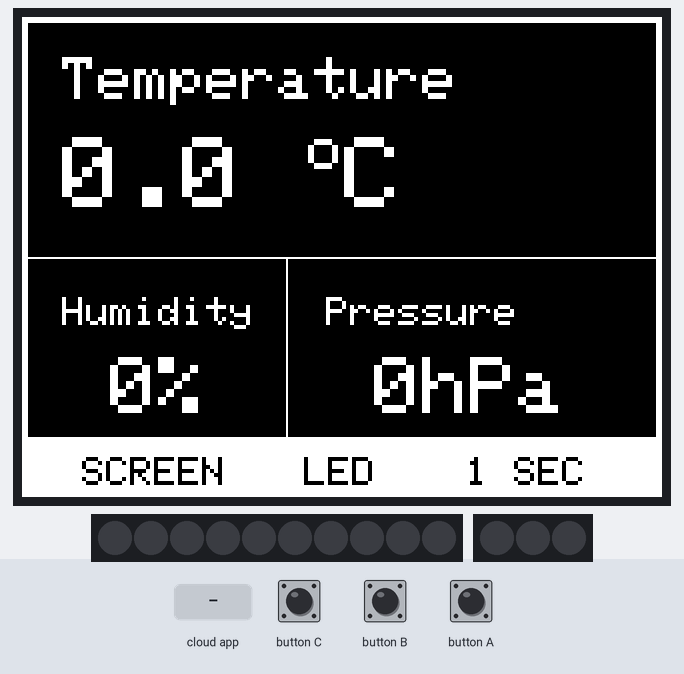
Simulated run of this sketch. Board: ESP32. Shown: 320×240 colour display, 10 RGB LEDs in strip order, left to right, 3 RGB LEDs in strip order, left to right. The test bench sets the inputs (shaded band). WiFi joins after 1.5 s; servers stay silent unless stated; not simulated (calls return 0 or success): M5_ENV.h.

Above: at 2.8 s.
2.9 s: button B pressed for 0.15 s
At 3.9 s:
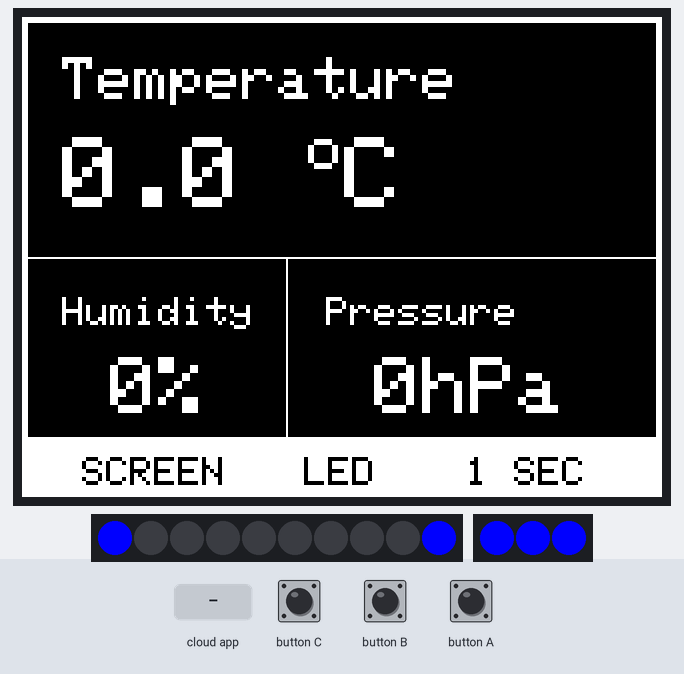
6.0 s: button C pressed for 0.15 s
At 7.2 s:
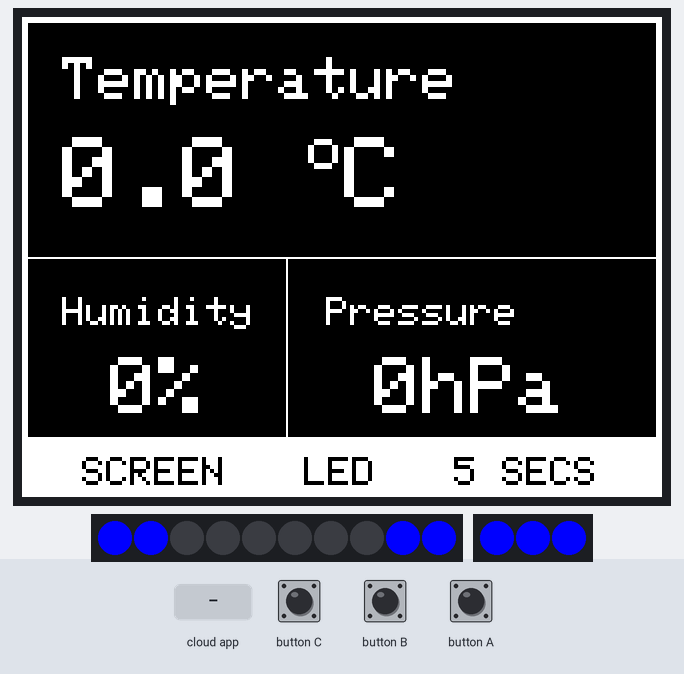
7.8 s: the phone or cloud app sets enableLED to 0
At 9.1 s:
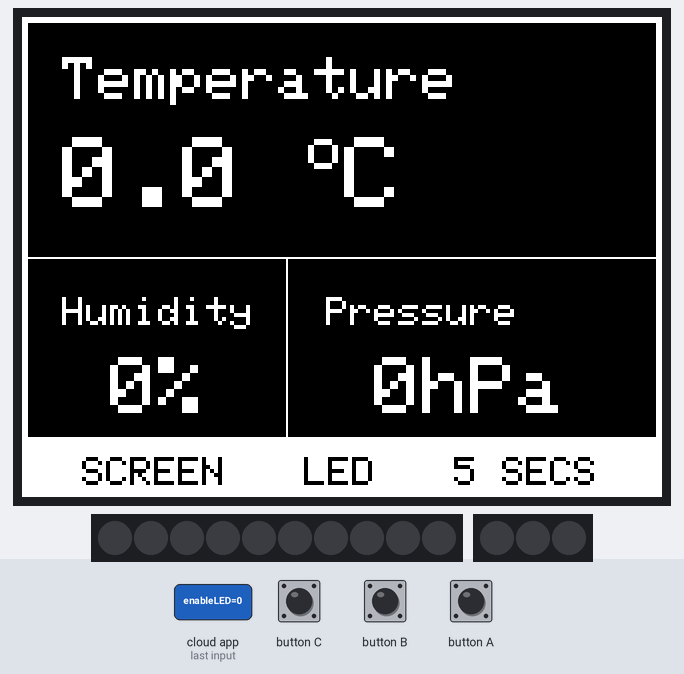
9.4 s: button C pressed for 1 s
At 10.7 s:
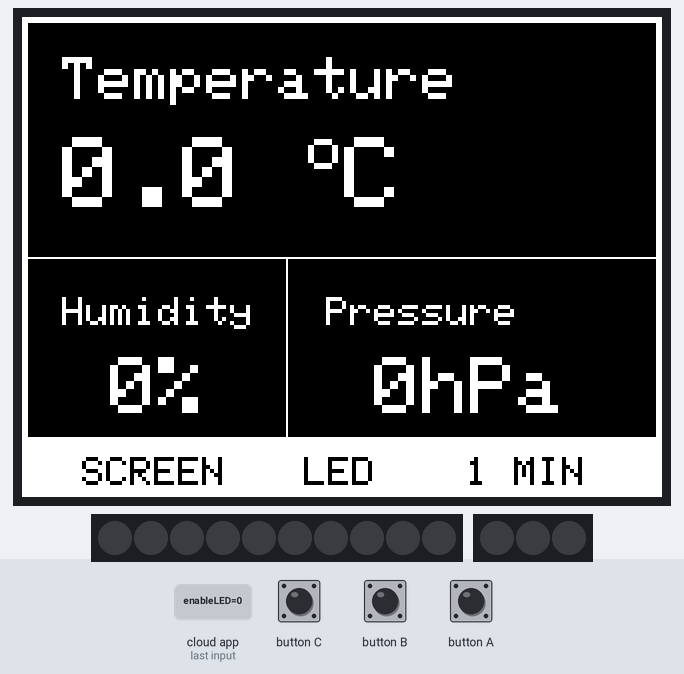
11.9 s: the phone or cloud app sets enableLED to 1
At 12.9 s:
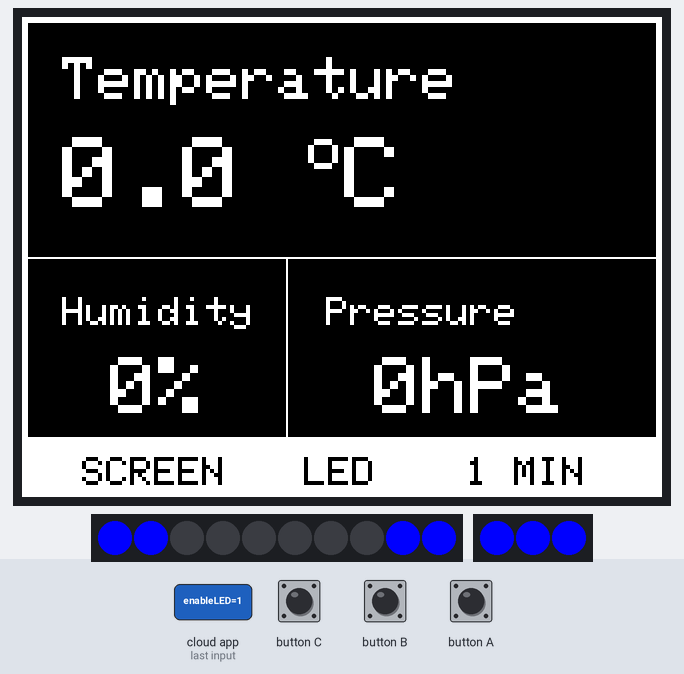
13.5 s: button B pressed for 1 s
At 14.7 s:
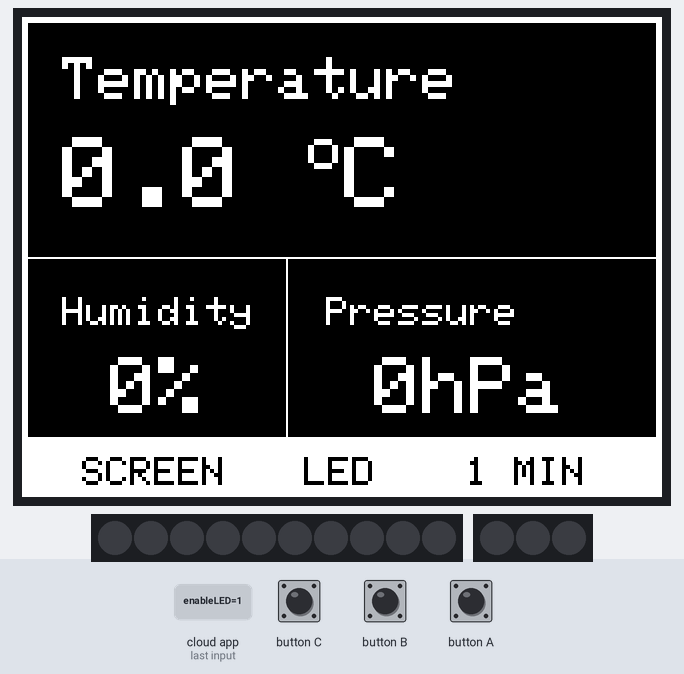
Timing chart, 0 to 16.5 s (numbered marks = the images above; inputs shaded):
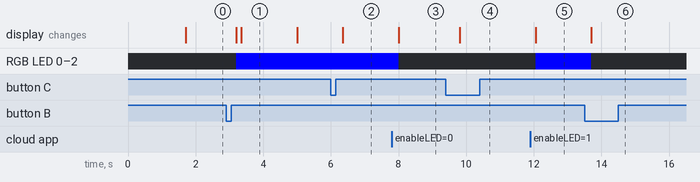

Measured:
- after the input at 2.9 s, RGB LED 0–2: off → RGB(0, 0, 255) after 0.30 s
- after the input at 6.0 s, the display: changes after 0.35 s (image 2)
- after the input at 7.8 s, RGB LED 0–2: RGB(0, 0, 255) → off after 0.20 s
- after the input at 9.4 s, the display: changes after 0.40 s (image 4)
- after the input at 11.9 s, RGB LED 0–2: off → RGB(0, 0, 255) after 0.15 s
- after the input at 13.5 s, RGB LED 0–2: RGB(0, 0, 255) → off after 0.20 s
- what the display in image 1 shows lasts 1.7 s, from 3.3 s to 5.0 s

The sketch:

WetterStation_jan31a.ino
```cpp
#include "arduino_secrets.h"

// include m5stack library
#include <M5Stack.h>
// include m5stack env library
#include "M5_ENV.h"
// include adafruit neopixel library for led control
#include <Adafruit_NeoPixel.h>
// include math library for math functions
#include <math.h>
// include string library for string functions
#include <string.h>

/**
   External helping sources:
   https://github.com/m5stack/M5Stack/blob/master/examples/Fire/RGB_BAR_TEST/RGB_BAR_TEST.ino
   https://github.com/m5stack/M5Stack/blob/master/examples/Unit/RGB_SK6812/RGB_SK6812.ino
   https://github.com/m5stack/M5Unit-ENV/blob/master/examples/Unit_ENVIII_M5Core/Unit_ENVIII_M5Core.ino
*/

#define M5STACK_FIRE_NEO_NUM_LEDS 10
#define M5STACK_FIRE_NEO_DATA_PIN 15

#define PIN       26  //定义NeoPixel的控制引脚
#define NUMPIXELS 3   //定义NeoPixel控制灯灯数量

// initialize side lights
Adafruit_NeoPixel unit_core = Adafruit_NeoPixel(M5STACK_FIRE_NEO_NUM_LEDS, M5STACK_FIRE_NEO_DATA_PIN, NEO_GRB + NEO_KHZ800);

// initialize RGB unit
Adafruit_NeoPixel unit_rgb = Adafruit_NeoPixel(NUMPIXELS, PIN, NEO_GRB + NEO_KHZ800);

// unit: ENV - declarations
SHT3X sht30;
QMP6988 qmp6988;

/*
  Sketch generated by the Arduino IoT Cloud Thing "Untitled"
  https://create.arduino.cc/cloud/things/f444c48c-f939-40e1-bd0e-417bef1cf49d

  Arduino IoT Cloud Variables description

  The following variables are automatically generated and updated when changes are made to the Thing

  float hpa;
  float hum;
  float tmp;
  int hpa_scale;
  bool enableLED;

  Variables which are marked as READ/WRITE in the Cloud Thing will also have functions
  which are called when their values are changed from the Dashboard.
  These functions are generated with the Thing and added at the end of this sketch.
*/

#include "thingProperties.h"

/**
   Global variable declaration
*/

// screen dimensions
int screen_size_x = 320;
int screen_size_y = 240;

// size of a "block"
// used for ui creation
float unit_y = screen_size_y / 2;
float unit_x = ((screen_size_x / 2) / 3) * 2.5;

// pin mapping
// allows to modify left and right LEDs on the same hight at the same time
int light_core_pins[5][2] = {
  {0, 9},
  {1, 8},
  {2, 7},
  {3, 6},
  {4, 5}
};

// create initial light states
uint32_t lights[5] = {
  unit_core.Color(0, 0, 0),
  unit_core.Color(0, 0, 0),
  unit_core.Color(0, 0, 0),
  unit_core.Color(0, 0, 0),
  unit_core.Color(0, 0, 0)
};

// track display state
bool displayEnabled = true;

// current loop iteration
// used to determine when to update the lights
int loopi = 0;

/**
   Mode Handling
   variables and functions related to mode switching
*/

// mode presets
int mode[6] = {1, 5, 60, 120, 240, 3600};
int currentMode = 0;

// count current mode one up
// reset to 0 if bigger than array
void switchMode() {
  currentMode++;
  if (currentMode >= 6) {
    currentMode = 0;
  }
}

// get currently active mode value
int getMode() {
  return mode[currentMode];
}

// allows to print text centered
void displayCenteredText(int x, int y, char* text) {
  // Get the width of the text
  int textWidth = M5.Lcd.textWidth(text);

  // Calculate the x position to center the text
  int xPos = x - (textWidth / 2);

  // Display the text centered at the target x and y position
  M5.Lcd.setCursor(xPos, y);
  M5.Lcd.println(text);
}

// converts seconds to a readable time string
char *readable_time(int seconds) {
  int minutes = seconds / 60;
  int hours = minutes / 60;
  int days = hours / 24;

  minutes = minutes % 60;
  hours = hours % 24;
  seconds = seconds % 60;

  // create a string
  char *time_string = (char *)malloc(100 * sizeof(char));
  memset(time_string, 0, 100);

  // formated output
  if (days > 0) {
    sprintf(time_string, "%d DAY%s", days, (days > 1) ? "S" : "");
  } else if (hours > 0) {
    sprintf(time_string, "%d HOUR%s", hours, (hours > 1) ? "S" : "");
  } else if (minutes > 0) {
    sprintf(time_string, "%d MIN%s", minutes, (minutes > 1) ? "S" : "");
  } else {
    sprintf(time_string, "%d SEC%s", seconds, (seconds > 1) ? "S" : "");
  }

  return time_string;
}

// draws the basic interface
void drawUI() {
  /**

     Create UI
     ------------------
     |      temp      |
     |     celsius    |
     ------------------
     | hum | pressure |
     |  %  |    hPa   |
     ------------------
     |      menu      |
     ------------------

  */
  // draw a border around the screen
  int thickness = 3;
  for (int i = 0; i < thickness; i++) {
    M5.Lcd.drawRect(i, i, screen_size_x - (i * 2), screen_size_y - (i * 2), TFT_WHITE);
  }
  // draw middle horizontal divider
  M5.Lcd.drawLine(0, unit_y, M5.Lcd.width(), unit_y, TFT_WHITE);
  // draw lower center vertical divider
  M5.Lcd.drawLine(unit_x, unit_y, unit_x, M5.Lcd.height(), TFT_WHITE);

  // menu background
  M5.Lcd.fillRect(0, screen_size_y - 30, screen_size_x, 30, WHITE);

  // menu text style
  M5.Lcd.setTextSize(2);
  M5.Lcd.setTextColor(BLACK, WHITE);

  // write menu texts
  displayCenteredText((screen_size_x / 6) * 1 + 13, screen_size_y - 20, "SCREEN");
  displayCenteredText((screen_size_x / 6) * 3, screen_size_y - 20, "  LED  ");
  displayCenteredText((screen_size_x / 6) * 5 - 13, screen_size_y - 20, readable_time(getMode()));
}

// store new sensor data
void updateData() {
  // update pressure value
  hpa = round(qmp6988.calcPressure() / 100);
  hpa_scale = hpaScale(hpa);

  // Obtain the data of shT30
  if (sht30.get() == 0) {
    tmp = round(sht30.cTemp * 10) / 10;
    hum = sht30.humidity;
  } else {
    // defaults while not receiving data
    tmp = 0, hum = 0;
  }
}

// called on device startup
void setup() {
  // Initialize serial and wait for port to open:
  Serial.begin(9600);
  // This delay gives the chance to wait for a Serial Monitor without blocking if none is found
  delay(1500);

  // Defined in thingProperties.h
  initProperties();

  // Connect to Arduino IoT Cloud
  ArduinoCloud.begin(ArduinoIoTPreferredConnection);

  /*
     The following function allows you to obtain more information
     related to the state of network and IoT Cloud connection and errors
     the higher number the more granular information you’ll get.
     The default is 0 (only errors).
     Maximum is 4
  */
  setDebugMessageLevel(2);
  ArduinoCloud.printDebugInfo();

  // initialize M5
  M5.begin();
  // initialize Power
  M5.Power.begin();

  // initialize lights
  unit_core.begin();
  unit_rgb.begin();

  // initialize wireing
  Wire.begin();
  // initialize env
  qmp6988.init();
}

// send the updates to the hardware
void updateLights() {
  if (!enableLED) {
    // Clear LED
    unit_rgb.clear();
    unit_core.clear();
  }

  // Update LED
  unit_rgb.show();
  unit_core.show();
}

// convert pressure to a scale from 1-10
int hpaScale(float hpa_value) {
  // Define the range of HPA values that will correspond to the 1-10 scale
  float min_hpa = 950.0;
  float max_hpa = 1030.0;

  // Normalize the HPA value to fall within the defined range
  float normalized_hpa = fmax(fmin(hpa_value, max_hpa), min_hpa);

  // Scale the normalized HPA value to the 1-10 range
  int scale_value = round((normalized_hpa - min_hpa) * 10.0 / (max_hpa - min_hpa) + 1.0);

  return scale_value;
}

// main application loop
void loop() {
  ArduinoCloud.update();

  drawUI();
  updateData();

  // set display text
  int temp_x = 20;
  int temp_y = 20;

  // text style
  M5.Lcd.setTextColor(WHITE, BLACK);
  M5.Lcd.setTextSize(3);

  // Ouput temp upper half
  M5.lcd.setCursor(temp_x, 20);
  M5.Lcd.printf("Temperature");
  M5.Lcd.setTextSize(5);
  M5.lcd.setCursor(temp_x, (unit_y / 2));
  M5.Lcd.printf("%2.1f", tmp);

  /**
     Celcius icon
     Workaround due to not existing in default ascii set
  */
  // get tmp size + some extra space
  int degOffset = 123;
  M5.lcd.setCursor(temp_x + degOffset, (unit_y / 2) - 5);
  M5.Lcd.setTextSize(3);
  M5.Lcd.printf("o");
  M5.lcd.setCursor(temp_x + degOffset + 18, (unit_y / 2));
  M5.Lcd.setTextSize(5);
  M5.Lcd.printf("C");

  // Ouput humidity lower left
  M5.Lcd.setTextSize(2);
  M5.Lcd.setCursor(temp_x, unit_y + temp_y);
  M5.Lcd.printf("Humidity");
  M5.Lcd.setTextSize(4);
  M5.lcd.setCursor(temp_x, unit_y + temp_y + 30);
  M5.Lcd.printf("%2.0f%%", hum);

  // Ouput pressure lower right
  M5.Lcd.setTextSize(2);
  M5.Lcd.setCursor(unit_x + temp_x, unit_y + temp_y);
  M5.Lcd.printf("Pressure");
  M5.Lcd.setTextSize(4);
  M5.lcd.setCursor(unit_x + temp_x, unit_y + temp_y + 30);
  M5.Lcd.printf("%2.0fhPa", hpa);

  // generate new color values based on temperature
  int r = 0;
  int g = 0;
  int b = 0;
  if (tmp >= 26) {
    r = 255;
    g = 0;
    b = 0;
  } else if (tmp >= 18) {
    r = 0;
    g = 255;
    b = 0;
  } else {
    r = 0;
    g = 0;
    b = 255;
  }

  /**
    update color settings for LEDs
    */

  // RGB-Unit: first LED
  unit_rgb.setPixelColor(0, unit_rgb.Color(r, g, b));
  // RGB-Unit: secound LED
  unit_rgb.setPixelColor(1, unit_rgb.Color(r, g, b));
  // RGB-Unit: third LED
  unit_rgb.setPixelColor(2, unit_rgb.Color(r, g, b));
  // Side Lights: Top -> Down
  for (int i = 0; i < 5; i++) {
    unit_core.setPixelColor(light_core_pins[i][0], lights[i]);
    unit_core.setPixelColor(light_core_pins[i][1], lights[i]);
  }

  // Update lights based on mode
  if (loopi >= getMode() * 10) {
    // update color array / move all items one up - insert at 0
    for (int i = 5 - 1; i > 0; i--) {
      lights[i] = lights[i - 1];
    }
    lights[0] = unit_core.Color(r, g, b);

    // reset iteration counter
    loopi = 0;
  } else {
    // increment iteration counter
    loopi++;
  }

  // Button A: Toggle display
  if (M5.BtnA.wasPressed()) {
    displayEnabled = !displayEnabled;
    if (displayEnabled) {
      M5.Lcd.setBrightness(0);
    } else {
      M5.Lcd.setBrightness(255);
    }
  }
  // Button B: Toggle LED
  if (M5.BtnB.wasPressed()) {
    enableLED = !enableLED;
    // no update needed since 'onEnableLEDChange' will be called
  }
  // Button C: Switch mode
  if (M5.BtnC.wasPressed()) {
    switchMode();
  }
  // update m5 data
  M5.update();
  // update lights
  updateLights();
  // delay loop
  delay(100);
}


/*
  Since EnableLED is READ_WRITE variable, onEnableLEDChange() is
  executed every time a new value is received from IoT Cloud.
*/
void onEnableLEDChange()  {
  updateLights();
}
```

arduino_secrets.h
```cpp
#define SECRET_SSID ""
#define SECRET_OPTIONAL_PASS ""
#define SECRET_DEVICE_KEY ""
```

thingProperties.h
```cpp
// Code generated by Arduino IoT Cloud, DO NOT EDIT.

#include <ArduinoIoTCloud.h>
#include <Arduino_ConnectionHandler.h>

const char DEVICE_LOGIN_NAME[]  = "18be25e7-da21-463b-b1ae-c8f04d3eecda";

const char SSID[]               = SECRET_SSID;    // Network SSID (name)
const char PASS[]               = SECRET_OPTIONAL_PASS;    // Network password (use for WPA, or use as key for WEP)
const char DEVICE_KEY[]  = SECRET_DEVICE_KEY;    // Secret device password

void onEnableLEDChange();

float hpa;
float hum;
float tmp;
int hpa_scale;
bool enableLED;

void initProperties(){

  ArduinoCloud.setBoardId(DEVICE_LOGIN_NAME);
  ArduinoCloud.setSecretDeviceKey(DEVICE_KEY);
  ArduinoCloud.addProperty(hpa, READ, 1 * SECONDS, NULL);
  ArduinoCloud.addProperty(hum, READ, 1 * SECONDS, NULL);
  ArduinoCloud.addProperty(tmp, READ, 1 * SECONDS, NULL);
  ArduinoCloud.addProperty(hpa_scale, READ, 1 * SECONDS, NULL);
  ArduinoCloud.addProperty(enableLED, READWRITE, 1 * SECONDS, onEnableLEDChange);

}

WiFiConnectionHandler ArduinoIoTPreferredConnection(SSID, PASS);
```
